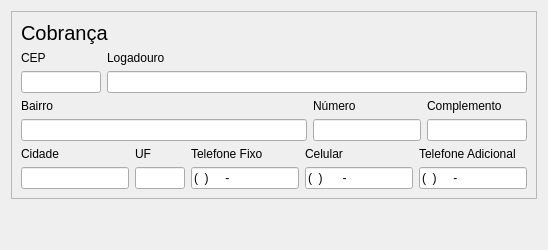
      <widget class="QWidget" name="tab_5">
       <attribute name="title">
        <string>Cobrança</string>
       </attribute>
       <layout class="QGridLayout" name="gridLayout_14">
        <item row="0" column="0">
         <widget class="QFrame" name="frame_4">
          <property name="frameShape">
           <enum>QFrame::StyledPanel</enum>
          </property>
          <property name="frameShadow">
           <enum>QFrame::Raised</enum>
          </property>
          <layout class="QGridLayout" name="gridLayout_16">
           <item row="1" column="0">
            <layout class="QGridLayout" name="gridLayout_39">
             <item row="0" column="0">
              <widget class="QLabel" name="label_155">
               <property name="text">
                <string>CEP</string>
               </property>
              </widget>
             </item>
             <item row="0" column="1">
              <widget class="QLabel" name="label_156">
               <property name="text">
                <string>Logadouro</string>
               </property>
              </widget>
             </item>
             <item row="1" column="1">
              <widget class="QLineEdit" name="address_lineEdit_charge"/>
             </item>
             <item row="1" column="0">
              <widget class="QLineEdit" name="cep_lineEdit_charge">
               <property name="maximumSize">
                <size>
                 <width>80</width>
                 <height>16777215</height>
                </size>
               </property>
               <property name="focusPolicy">
                <enum>Qt::StrongFocus</enum>
               </property>
               <property name="toolTip">
                <string>&lt;html&gt;&lt;head/&gt;&lt;body&gt;&lt;p&gt;somente números&lt;/p&gt;&lt;/body&gt;&lt;/html&gt;</string>
               </property>
               <property name="inputMethodHints">
                <set>Qt::ImhPreferNumbers</set>
               </property>
               <property name="inputMask">
                <string/>
               </property>
               <property name="text">
                <string/>
               </property>
               <property name="maxLength">
                <number>32767</number>
               </property>
               <property name="cursorPosition">
                <number>0</number>
               </property>
              </widget>
             </item>
            </layout>
           </item>
           <item row="0" column="0">
            <widget class="QLabel" name="label_96">
             <property name="font">
              <font>
               <pointsize>15</pointsize>
              </font>
             </property>
             <property name="text">
              <string>Cobrança</string>
             </property>
            </widget>
           </item>
           <item row="2" column="0">
            <layout class="QGridLayout" name="gridLayout_40">
             <item row="1" column="4">
              <widget class="QLineEdit" name="complement_lineEdit_charge">
               <property name="sizePolicy">
                <sizepolicy hsizetype="Minimum" vsizetype="Minimum">
                 <horstretch>0</horstretch>
                 <verstretch>0</verstretch>
                </sizepolicy>
               </property>
               <property name="maximumSize">
                <size>
                 <width>100</width>
                 <height>16777215</height>
                </size>
               </property>
              </widget>
             </item>
             <item row="0" column="0">
              <widget class="QLabel" name="label_157">
               <property name="text">
                <string>Bairro</string>
               </property>
              </widget>
             </item>
             <item row="0" column="4">
              <widget class="QLabel" name="label_158">
               <property name="text">
                <string>Complemento</string>
               </property>
              </widget>
             </item>
             <item row="0" column="2" colspan="2">
              <widget class="QLabel" name="label_159">
               <property name="text">
                <string>Número</string>
               </property>
              </widget>
             </item>
             <item row="1" column="2" colspan="2">
              <widget class="QLineEdit" name="number_lineEdit_charge">
               <property name="sizePolicy">
                <sizepolicy hsizetype="Minimum" vsizetype="Minimum">
                 <horstretch>0</horstretch>
                 <verstretch>0</verstretch>
                </sizepolicy>
               </property>
               <property name="inputMask">
                <string>00000</string>
               </property>
              </widget>
             </item>
             <item row="1" column="0" colspan="2">
              <widget class="QLineEdit" name="neighborhood_lineEdit_charge">
               <property name="sizePolicy">
                <sizepolicy hsizetype="Fixed" vsizetype="Fixed">
                 <horstretch>80</horstretch>
                 <verstretch>0</verstretch>
                </sizepolicy>
               </property>
               <property name="maximumSize">
                <size>
                 <width>800</width>
                 <height>16777215</height>
                </size>
               </property>
              </widget>
             </item>
            </layout>
           </item>
           <item row="3" column="0">
            <layout class="QGridLayout" name="gridLayout_41">
             <item row="1" column="1">
              <widget class="QLineEdit" name="uf_lineEdit_charge">
               <property name="sizePolicy">
                <sizepolicy hsizetype="Fixed" vsizetype="Preferred">
                 <horstretch>1</horstretch>
                 <verstretch>0</verstretch>
                </sizepolicy>
               </property>
               <property name="maximumSize">
                <size>
                 <width>50</width>
                 <height>16777215</height>
                </size>
               </property>
               <property name="text">
                <string/>
               </property>
              </widget>
             </item>
             <item row="0" column="0">
              <widget class="QLabel" name="label_161">
               <property name="text">
                <string>Cidade</string>
               </property>
              </widget>
             </item>
             <item row="0" column="1">
              <widget class="QLabel" name="label_163">
               <property name="text">
                <string>UF</string>
               </property>
              </widget>
             </item>
             <item row="0" column="2">
              <widget class="QLabel" name="label_162">
               <property name="text">
                <string>Telefone Fixo</string>
               </property>
              </widget>
             </item>
             <item row="1" column="2">
              <widget class="QLineEdit" name="landlinePhone_lineEdit_charge">
               <property name="inputMask">
                <string>(00) 0000-0000</string>
               </property>
              </widget>
             </item>
             <item row="1" column="4">
              <widget class="QLineEdit" name="additionalPhone_lineEdit_charge">
               <property name="inputMask">
                <string>(00) 0000-0000</string>
               </property>
               <property name="text">
                <string>() -</string>
               </property>
              </widget>
             </item>
             <item row="1" column="3">
              <widget class="QLineEdit" name="cellPhone_lineEdit_charge">
               <property name="inputMask">
                <string>(00) 00000-0000</string>
               </property>
               <property name="text">
                <string>() -</string>
               </property>
              </widget>
             </item>
             <item row="0" column="4">
              <widget class="QLabel" name="label_164">
               <property name="text">
                <string>Telefone Adicional</string>
               </property>
              </widget>
             </item>
             <item row="0" column="3">
              <widget class="QLabel" name="label_160">
               <property name="text">
                <string>Celular</string>
               </property>
              </widget>
             </item>
             <item row="1" column="0">
              <widget class="QLineEdit" name="city_lineEdit_charge">
               <property name="sizePolicy">
                <sizepolicy hsizetype="Fixed" vsizetype="Fixed">
                 <horstretch>50</horstretch>
                 <verstretch>0</verstretch>
                </sizepolicy>
               </property>
               <property name="maximumSize">
                <size>
                 <width>500</width>
                 <height>16777215</height>
                </size>
               </property>
              </widget>
             </item>
            </layout>
           </item>
          </layout>
         </widget>
        </item>
        <item row="1" column="0">
         <spacer name="verticalSpacer">
          <property name="orientation">
           <enum>Qt::Vertical</enum>
          </property>
          <property name="sizeHint" stdset="0">
           <size>
            <width>20</width>
            <height>40</height>
           </size>
          </property>
         </spacer>
        </item>
       </layout>
      </widget>
